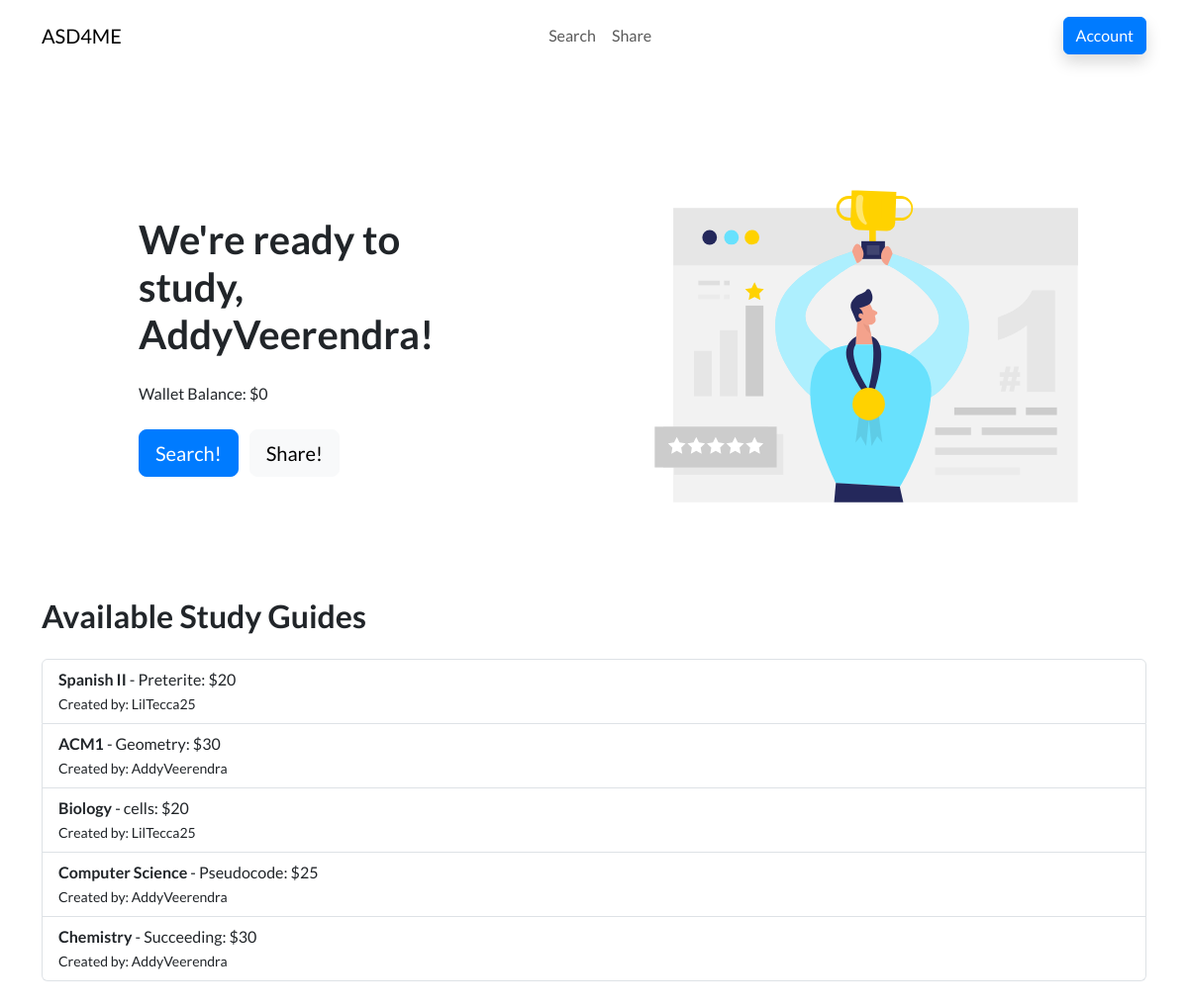
/market/ (signed in), run on the app's committed database.
### models.py (models this page shows)
class User(db.Model, UserMixin):
    id = db.Column(db.Integer, primary_key=True)
    username = db.Column(db.String(20), nullable=False, unique=True)
    password = db.Column(db.String(80), nullable=False)
    wallet = db.Column(db.Integer, nullable=False, default=0)
    is_admin = db.Column(db.Boolean, default=False, nullable=False)

class StudyGuide(db.Model):
    id = db.Column(db.Integer,primary_key=True)
    Class = db.Column(db.String(20), nullable=False)
    UnitTopic = db.Column(db.String(20), nullable=False)
    Price = db.Column(db.Integer, nullable=False)
    Creator = db.Column(db.String(20), nullable=False)
    Link = db.Column(db.String(100), nullable=False)

### Market.py (the view)
@market_bp.route('/')
@login_required
def market_home():
    user = current_user
    items = StudyGuide.query.all()
    return render_template('market.html', user=user, items=items)

### ASD4ME.py (called while the page is built)
@login_manager.user_loader
def load_user(user_id):
    return User.query.get(int(user_id))

### templates/market.html (shortened to what this page needs)
<!DOCTYPE html>
<html data-bs-theme="light" lang="en">
<head>
    <link rel="stylesheet" href="{{ url_for('static', filename='assets/bootstrap/css/bootstrap.min.css') }}">
    <link rel="stylesheet" href="{{ url_for('static', filename='assets/css/styles.min.css') }}">
</head>
<body>
    <nav class="navbar navbar-expand-md fixed-top navbar-shrink py-3 navbar-light" id="mainNav">
        <div class="container">
            <a class="navbar-brand d-flex align-items-center" href="/market"><span>ASD4ME</span></a>
            <div class="collapse navbar-collapse" id="navcol-1">
                <ul class="navbar-nav mx-auto">
                    <li class="nav-item"><a class="nav-link" href="/market/search">Search</a></li>
                    <li class="nav-item"><a class="nav-link" href="/market/share">Share</a></li>
                </ul>
                <a class="btn btn-primary shadow" role="button" href="/market/account">Account</a>
            </div>
        </div>
    </nav>
    <section class="py-5 mt-5">
        <div class="container py-4 py-xl-5">
            <div class="row gy-4 gy-md-0">
                <div class="col-md-6 text-center text-md-start d-flex d-sm-flex d-md-flex justify-content-center align-items-center justify-content-md-start align-items-md-center justify-content-xl-center">
                    <div style="max-width: 350px;">
                        <h1 class="display-6 fw-bold mb-4">We're ready to study, <span class="underline">{{ user.username }}</span>!</h1>
                        <p class="my-4">Wallet Balance: ${{ user.wallet }}</p>
                        <a class="btn btn-primary btn-lg me-2" role="button" href="/market/search">Search!</a>
                        <a class="btn btn-light btn-lg" role="button" href="/market/share">Share!</a>
                    </div>
                </div>
                <div class="col-md-6">
                    <div>
                        <img class="rounded img-fluid w-100 fit-cover" style="min-height: 300px;" src="{{ url_for('static', filename='assets/img/illustrations/ranking.svg') }}">
                    </div>
                </div>
            </div>
            <div class="row mt-5">
                <div class="col-12">
                    <h2 class="fw-bold mb-4">Available Study Guides</h2>
                    <ul class="list-group">
                        {% for item in items %}
                            <li class="list-group-item">
                                <strong>{{ item.Class }}</strong> - {{ item.UnitTopic }}: ${{ item.Price }}<br>
                                <small>Created by: {{ item.Creator }}</small>
                            </li>
                        {% endfor %}
                    </ul>
                </div>
            </div>
        </div>
    </section>
</body>
</html>

### data on the page
User: username "AddyVeerendra", wallet "0"
StudyGuide: Class "Spanish II", UnitTopic "Preterite", Price "20", Creator "LilTecca25"
StudyGuide: Class "ACM1", UnitTopic "Geometry", Price "30", Creator "AddyVeerendra"
StudyGuide: Class "Biology", UnitTopic "cells", Price "20", Creator "LilTecca25"
StudyGuide: Class "Computer Science", UnitTopic "Pseudocode", Price "25", Creator "AddyVeerendra"
StudyGuide: Class "Chemistry", UnitTopic "Succeeding", Price "30", Creator "AddyVeerendra"
